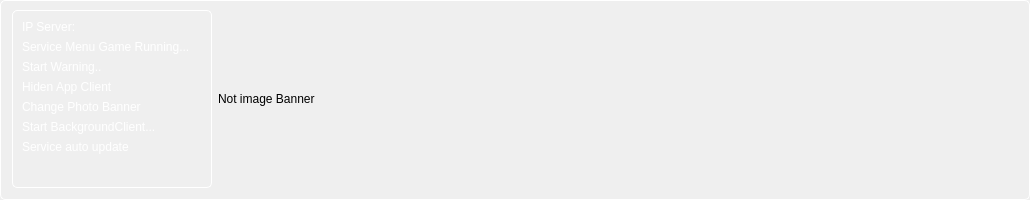
               <widget class="QFrame" name="frame_8">
                <property name="minimumSize">
                 <size>
                  <width>0</width>
                  <height>180</height>
                 </size>
                </property>
                <property name="maximumSize">
                 <size>
                  <width>16777215</width>
                  <height>200</height>
                 </size>
                </property>
                <property name="styleSheet">
                 <string notr="true">QFrame {                           border: 1px solid #ccc;
                               border-radius: 5px;
                                border-style: solid;
                                border-color: #ffffff;}
</string>
                </property>
                <property name="frameShape">
                 <enum>QFrame::StyledPanel</enum>
                </property>
                <property name="frameShadow">
                 <enum>QFrame::Raised</enum>
                </property>
                <layout class="QHBoxLayout" name="horizontalLayout_15">
                 <property name="topMargin">
                  <number>9</number>
                 </property>
                 <item alignment="Qt::AlignTop">
                  <widget class="QFrame" name="frame_7">
                   <property name="minimumSize">
                    <size>
                     <width>200</width>
                     <height>150</height>
                    </size>
                   </property>
                   <property name="maximumSize">
                    <size>
                     <width>100</width>
                     <height>200</height>
                    </size>
                   </property>
                   <property name="frameShape">
                    <enum>QFrame::StyledPanel</enum>
                   </property>
                   <property name="frameShadow">
                    <enum>QFrame::Raised</enum>
                   </property>
                   <layout class="QVBoxLayout" name="verticalLayout_6">
                    <item>
                     <widget class="QPushButton" name="labelipserver">
                      <property name="styleSheet">
                       <string notr="true">QPushButton
{
text-align: left;
color: rgb(255, 255, 255);
background:transparent;
border-radius: 5px;
}

</string>
                      </property>
                      <property name="text">
                       <string>IP Server: </string>
                      </property>
                      <property name="icon">
                       <iconset>
                        <normaloff>icons/done.png</normaloff>icons/done.png</iconset>
                      </property>
                     </widget>
                    </item>
                    <item>
                     <widget class="QPushButton" name="btnstartservice">
                      <property name="styleSheet">
                       <string notr="true">QPushButton
{
text-align: left;
color: rgb(255, 255, 255);
background:transparent;
border-radius: 5px;
}
QPushButton:hover
{
	background-color: rgba(0, 172, 252, 50);
}
QPushButton:pressed
{  
	background-color: rgba(0, 120, 252, 150);
    border-style: inset;
    border-width: 2px;

}
</string>
                      </property>
                      <property name="text">
                       <string>Service Menu Game Running...</string>
                      </property>
                      <property name="icon">
                       <iconset>
                        <normaloff>icons/done.png</normaloff>icons/done.png</iconset>
                      </property>
                     </widget>
                    </item>
                    <item>
                     <widget class="QPushButton" name="btnhide_2">
                      <property name="styleSheet">
                       <string notr="true">QPushButton
{
text-align: left;
color: rgb(255, 255, 255);
background:transparent;
border-radius: 5px;
}
QPushButton:hover
{
	background-color: rgba(0, 172, 252, 50);
}
QPushButton:pressed
{  
	background-color: rgba(0, 120, 252, 150);
    border-style: inset;
    border-width: 2px;

}
</string>
                      </property>
                      <property name="text">
                       <string>Start Warning..</string>
                      </property>
                      <property name="icon">
                       <iconset>
                        <normaloff>icons/done.png</normaloff>icons/done.png</iconset>
                      </property>
                     </widget>
                    </item>
                    <item>
                     <widget class="QPushButton" name="btnhide">
                      <property name="styleSheet">
                       <string notr="true">QPushButton
{
text-align: left;
color: rgb(255, 255, 255);
background:transparent;
border-radius: 5px;
}
QPushButton:hover
{
	background-color: rgba(0, 172, 252, 50);
}
QPushButton:pressed
{  
	background-color: rgba(0, 120, 252, 150);
    border-style: inset;
    border-width: 2px;

}
</string>
                      </property>
                      <property name="text">
                       <string>Hiden App Client</string>
                      </property>
                      <property name="icon">
                       <iconset>
                        <normaloff>icons/done.png</normaloff>icons/done.png</iconset>
                      </property>
                     </widget>
                    </item>
                    <item>
                     <widget class="QPushButton" name="Btnimage">
                      <property name="styleSheet">
                       <string notr="true">QPushButton
{
text-align: left;
color: rgb(255, 255, 255);
background:transparent;
border-radius: 5px;
}
QPushButton:hover
{
	background-color: rgba(0, 172, 252, 50);
}
QPushButton:pressed
{  
	background-color: rgba(0, 120, 252, 150);
    border-style: inset;
    border-width: 2px;

}
</string>
                      </property>
                      <property name="text">
                       <string>Change Photo Banner</string>
                      </property>
                      <property name="icon">
                       <iconset resource="resources.qrc">
                        <normaloff>:/Icons/icons/done.png</normaloff>:/Icons/icons/done.png</iconset>
                      </property>
                     </widget>
                    </item>
                    <item>
                     <widget class="QPushButton" name="BtnStartBackgroundClient">
                      <property name="styleSheet">
                       <string notr="true">QPushButton
{
text-align: left;
color: rgb(255, 255, 255);
background:transparent;
border-radius: 5px;
}
QPushButton:hover
{
	background-color: rgba(0, 172, 252, 50);
}
QPushButton:pressed
{  
	background-color: rgba(0, 120, 252, 150);
    border-style: inset;
    border-width: 2px;

}
</string>
                      </property>
                      <property name="text">
                       <string>Start BackgroundClient...</string>
                      </property>
                      <property name="icon">
                       <iconset>
                        <normaloff>icons/done.png</normaloff>icons/done.png</iconset>
                      </property>
                     </widget>
                    </item>
                    <item>
                     <widget class="QPushButton" name="Btnautoupdate">
                      <property name="styleSheet">
                       <string notr="true">QPushButton
{
text-align: left;
color: rgb(255, 255, 255);
background:transparent;
border-radius: 5px;
}
QPushButton:hover
{
	background-color: rgba(0, 172, 252, 50);
}
QPushButton:pressed
{  
	background-color: rgba(0, 120, 252, 150);
    border-style: inset;
    border-width: 2px;

}
</string>
                      </property>
                      <property name="text">
                       <string>Service auto update</string>
                      </property>
                      <property name="icon">
                       <iconset>
                        <normaloff>icons/done.png</normaloff>icons/done.png</iconset>
                      </property>
                     </widget>
                    </item>
                    <item>
                     <spacer name="verticalSpacer_6">
                      <property name="orientation">
                       <enum>Qt::Vertical</enum>
                      </property>
                      <property name="sizeHint" stdset="0">
                       <size>
                        <width>20</width>
                        <height>40</height>
                       </size>
                      </property>
                     </spacer>
                    </item>
                   </layout>
                  </widget>
                 </item>
                 <item>
                  <widget class="QLabel" name="lbimage">
                   <property name="minimumSize">
                    <size>
                     <width>800</width>
                     <height>50</height>
                    </size>
                   </property>
                   <property name="styleSheet">
                    <string notr="true">border: 0;
qproperty-alignment: AlignCenter;</string>
                   </property>
                   <property name="text">
                    <string>Not image Banner</string>
                   </property>
                  </widget>
                 </item>
                </layout>
               </widget>
